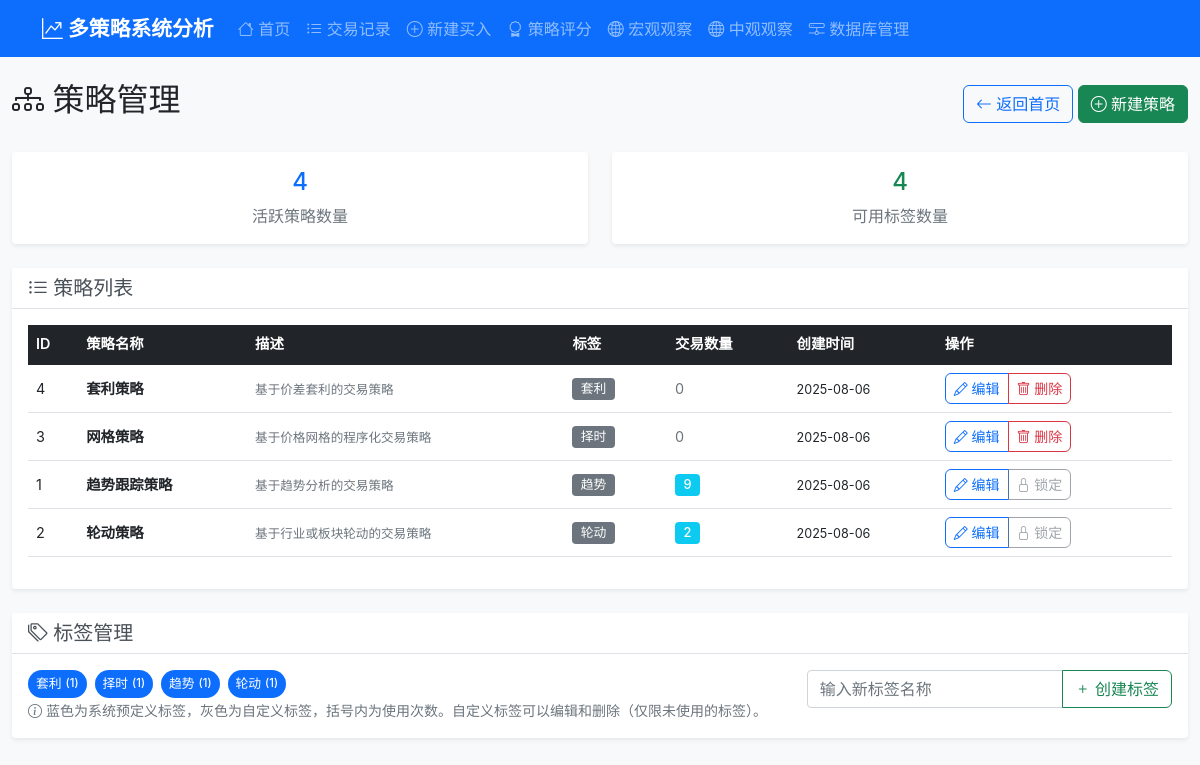
The page /strategies on the database as committed earlier.
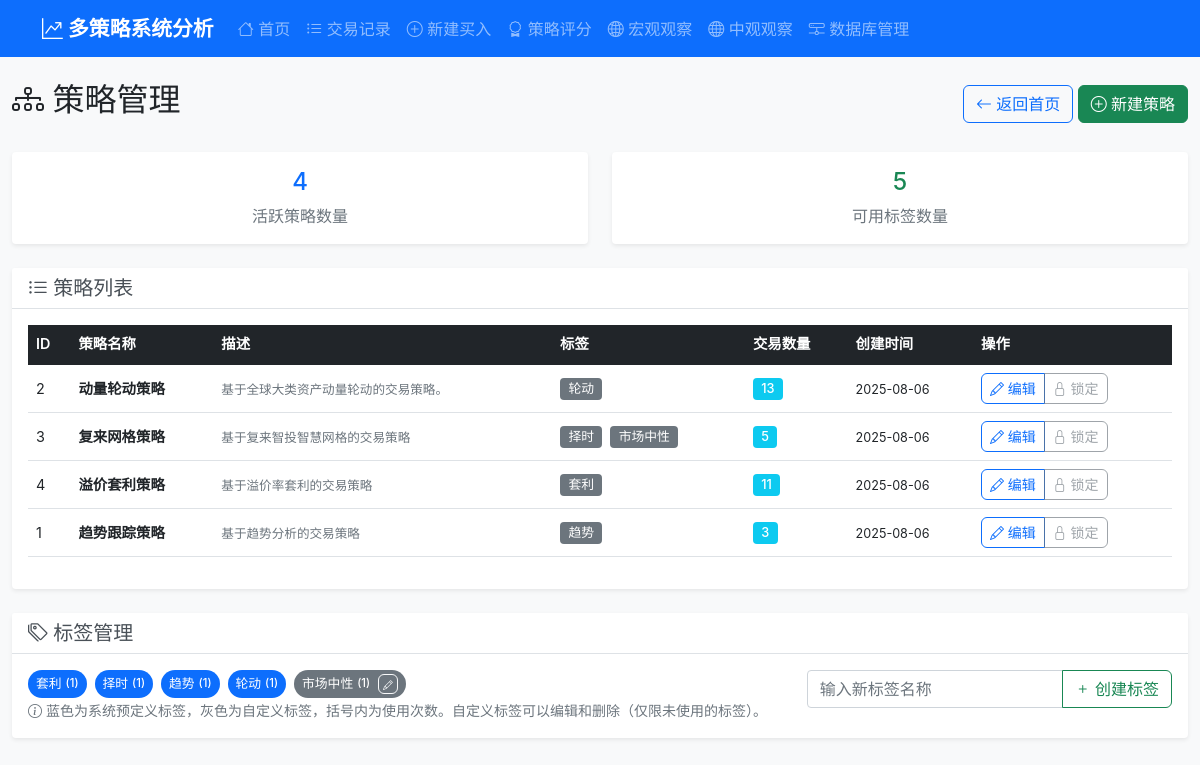
The same page on the database as committed later.
### tables this page shows
CREATE TABLE strategies (
                id INTEGER PRIMARY KEY AUTOINCREMENT,
                name TEXT NOT NULL UNIQUE,
                description TEXT,
                is_active BOOLEAN DEFAULT 1,
                created_at TIMESTAMP DEFAULT CURRENT_TIMESTAMP,
                updated_at TIMESTAMP DEFAULT CURRENT_TIMESTAMP
            );

CREATE TABLE strategy_tags (
                id INTEGER PRIMARY KEY AUTOINCREMENT,
                name TEXT NOT NULL UNIQUE,
                is_predefined BOOLEAN DEFAULT 0,
                created_at TIMESTAMP DEFAULT CURRENT_TIMESTAMP
            );

### routes/strategy_routes.py (the view)
@strategy_bp.route('/strategies')
def strategies():
    try:
        strategy_service = StrategyService(current_app.db_service)
        trading_service = TradingService(current_app.db_service)
        strategies_list_dto = strategy_service.get_all_strategies(return_dto=True)
        strategies_list = dto_list_to_dicts(strategies_list_dto)
        for strategy in strategies_list:
            trades = trading_service.get_all_trades(strategy=strategy['name'])
            strategy['trade_count'] = len([t for t in trades if t['status'] != 'deleted'])
        tags = strategy_service.get_all_tags()
        usage_rows = strategy_service.db.execute_query(
            'SELECT tag_id, COUNT(*) AS usage_count FROM strategy_tag_relations GROUP BY tag_id'
        )
        tag_id_to_usage = {row['tag_id']: row['usage_count'] for row in usage_rows}
        for tag in tags:
            tag['usage_count'] = int(tag_id_to_usage.get(tag['id'], 0))
        tags.sort(key=lambda t: (0 if t.get('is_predefined') else 1, t.get('name', '')))
        return render_template('strategies.html', strategies=strategies_list, tags=tags)
    except Exception as e:
        current_app.logger.error(f"策略列表加载失败: {str(e)}")
        return render_template('strategies.html', strategies=[], tags=[])

### services/database_service.py (called while the page is built)
    def execute_query(self, query: str, params: tuple = (), fetch_one: bool = False, fetch_all: bool = True) -> Any:
        with self.get_connection() as conn:
            cursor = conn.cursor()
            cursor.execute(query, params)
            if query.strip().upper().startswith(('INSERT', 'UPDATE', 'DELETE')):
                conn.commit()
            if fetch_one:
                return cursor.fetchone()
            elif fetch_all:
                return cursor.fetchall()
            else:
                return cursor.lastrowid

### services/mappers.py (called while the page is built)
def to_dict_dataclass(obj) -> Dict[str, Any]:
    try:
        return asdict(obj)
    except Exception:
        return dict(obj)  # fallback

def dto_list_to_dicts(items: Iterable[Any]) -> List[Dict[str, Any]]:
    out: List[Dict[str, Any]] = []
    for it in items:
        out.append(to_dict_dataclass(it))
    return out

### services/strategy_service.py (called while the page is built)
    def get_all_tags(self) -> List[Dict[str, Any]]:
        query = "SELECT * FROM strategy_tags ORDER BY name"
        return [dict(tag) for tag in self.db.execute_query(query)]

### templates/strategies.html (shortened to what the changed rows need)
{% extends "base.html" %}
{% block content %}
    <div class="row">
        <div class="col-12">
            <div class="d-flex justify-content-between align-items-center mb-4">
                <h2>
                    <i class="bi bi-diagram-3"></i> 策略管理
                </h2>
            </div>
            <div class="row mb-4">
                <div class="col-md-6">
                    <div class="card border-success">
                        <div class="card-body text-center">
                            <h4 class="text-success">{{ tags|length if tags is defined else 0 }}</h4>
                            <p class="text-muted mb-0">可用标签数量</p>
                        </div>
                    </div>
                </div>
            </div>
            {% if strategies %}
                <div class="card">
                    <div class="card-body">
                        <div class="table-responsive">
                            <table class="table table-hover">
                                <thead class="table-dark">
                                    <tr>
                                        <th>ID</th>
                                        <th>策略名称</th>
                                        <th>描述</th>
                                        <th>标签</th>
                                        <th>交易数量</th>
                                        <th>创建时间</th>
                                        <th>操作</th>
                                    </tr>
                                </thead>
                                <tbody>
                                    {% for strategy in strategies %}
                                        <tr>
                                            <td>{{ strategy.id }}</td>
                                            <td>
                                                <strong>{{ strategy.name }}</strong>
                                            </td>
                                            <td>
                                                <small class="text-muted">{{ strategy.description[:50] }}{{ '...' if strategy.description and strategy.description|length > 50 else '' }}</small>
                                            </td>
                                            <td>
                                                {% for tag in strategy.tags %}
                                                    {% if tag %}<span class="badge bg-secondary me-1">{{ tag }}</span>{% endif %}
                                                {% endfor %}
                                            </td>
                                            <td>
                                                {% if strategy.trade_count > 0 %}
                                                    <span class="badge bg-info">{{ strategy.trade_count }}</span>
                                                {% else %}
                                                    <span class="text-muted">0</span>
                                                {% endif %}
                                            </td>
                                            <td>
                                                <small>{{ strategy.created_at[:10] }}</small>
                                            </td>
                                            <td>
                                                <div class="btn-group" role="group">
                                                    <a href="{{ url_for('strategy.edit_strategy', strategy_id=strategy.id) }}"
                                                       class="btn btn-sm btn-outline-primary">
                                                        <i class="bi bi-pencil"></i> 编辑
                                                    </a>
                                                    {% if strategy.trade_count == 0 %}
                                                        <button class="btn btn-sm btn-outline-danger delete-strategy-btn"
                                                                data-strategy-id="{{ strategy.id }}"
                                                                data-strategy-name="{{ strategy.name }}">
                                                            <i class="bi bi-trash"></i> 删除
                                                        </button>
                                                    {% else %}
                                                        <button class="btn btn-sm btn-outline-secondary" disabled title="有关联交易，无法删除">
                                                            <i class="bi bi-lock"></i> 锁定
                                                        </button>
                                                    {% endif %}
                                                </div>
                                            </td>
                                        </tr>
                                    {% endfor %}
                                </tbody>
                            </table>
                        </div>
                    </div>
                </div>
            {% else %}
                <div class="alert alert-info text-center" role="alert">
                    <i class="bi bi-info-circle"></i>
                    暂无策略，<a href="{{ url_for("strategy.create_strategy") }}">点击这里创建第一个策略</a>。
                </div>
            {% endif %}
            <div class="card mt-4">
                <div class="card-body">
                    <div class="row">
                        <div class="col-md-8">
                            <div class="d-flex flex-wrap gap-2">
                                {% for tag in tags or [] %}
                                    <div class="tag-item d-inline-flex align-items-center">
                                        <span class="badge {{ 'bg-primary' if tag.is_predefined else 'bg-secondary' }} d-flex align-items-center"
                                              id="tag-{{ tag.id }}">
                                            <span class="tag-name">{{ tag.name }}</span>
                                            <small class="ms-1">({{ tag.usage_count if tag.usage_count is defined else 0 }})</small>
                                            {% if not tag.is_predefined %}
                                                <div class="ms-2">
                                                    <button class="btn btn-sm btn-outline-light edit-tag-btn"
                                                            data-tag-id="{{ tag.id }}"
                                                            data-tag-name="{{ tag.name }}"
                                                            title="编辑标签">
                                                        <i class="bi bi-pencil" style="font-size: 0.7em;"></i>
                                                    </button>
                                                </div>
                                            {% endif %}
                                        </span>
                                    </div>
                                {% endfor %}
                            </div>
                        </div>
                    </div>
                </div>
            </div>
        </div>
    </div>
{% endblock %}

Rows that differ between the two databases and show on the page:
changed strategies id 2: name "轮动策略" → "动量轮动策略"; description "基于行业或板块轮动的交易策略" → "基于全球大类资产动量轮动的交易策略。"; trade_count "2" → "13"; moves up the list
changed strategies id 3: name "网格策略" → "复来网格策略"; description "基于价格网格的程序化交易策略" → "基于复来智投智慧网格的交易策略"; trade_count (not shown) → "5"; text "0" → "锁定"; no longer shows "删除"; moves down the list
changed strategies id 4: name "套利策略" → "溢价套利策略"; description "基于价差套利的交易策略" → "基于溢价率套利的交易策略"; trade_count (not shown) → "11"; text "0" → "锁定"; no longer shows "删除"
computed for strategies "趋势跟踪策略": trade_count "9" → "3"
added strategy_tags: name "市场中性", usage_count "1", is_predefined False (drawn)
Other text that changed with them:
{{ tags|length if tags is defined else 0 }}: "4" → "5"
new list line: "市场中性"
